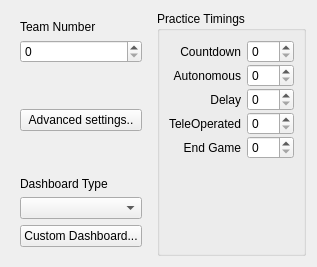
      <widget class="QWidget" name="SetupTab">
       <attribute name="icon">
        <iconset resource="../../../etc/resources/desktop/resources.qrc">
         <normaloff>:/icons/Setup.png</normaloff>:/icons/Setup.png</iconset>
       </attribute>
       <attribute name="title">
        <string/>
       </attribute>
       <attribute name="toolTip">
        <string>Setup</string>
       </attribute>
       <layout class="QHBoxLayout" name="horizontalLayout_3">
        <item>
         <widget class="QWidget" name="widget_7" native="true">
          <layout class="QVBoxLayout" name="verticalLayout_13">
           <item>
            <widget class="QLabel" name="label_29">
             <property name="text">
              <string>Team Number</string>
             </property>
             <property name="textFormat">
              <enum>Qt::PlainText</enum>
             </property>
            </widget>
           </item>
           <item>
            <widget class="QSpinBox" name="TeamNumberSpin">
             <property name="maximum">
              <number>9999</number>
             </property>
            </widget>
           </item>
           <item>
            <spacer name="verticalSpacer_12">
             <property name="orientation">
              <enum>Qt::Vertical</enum>
             </property>
             <property name="sizeHint" stdset="0">
              <size>
               <width>20</width>
               <height>40</height>
              </size>
             </property>
            </spacer>
           </item>
           <item>
            <widget class="QPushButton" name="AdvancedSettings">
             <property name="text">
              <string>Advanced settings..</string>
             </property>
            </widget>
           </item>
           <item>
            <spacer name="verticalSpacer_9">
             <property name="orientation">
              <enum>Qt::Vertical</enum>
             </property>
             <property name="sizeHint" stdset="0">
              <size>
               <width>20</width>
               <height>40</height>
              </size>
             </property>
            </spacer>
           </item>
           <item>
            <widget class="QLabel" name="label_28">
             <property name="text">
              <string>Dashboard Type</string>
             </property>
             <property name="textFormat">
              <enum>Qt::PlainText</enum>
             </property>
            </widget>
           </item>
           <item>
            <widget class="QComboBox" name="DbCombo"/>
           </item>
           <item>
            <widget class="QPushButton" name="CustomDashboard">
             <property name="text">
              <string>Custom Dashboard...</string>
             </property>
            </widget>
           </item>
           <item>
            <spacer name="verticalSpacer_6">
             <property name="orientation">
              <enum>Qt::Vertical</enum>
             </property>
             <property name="sizeType">
              <enum>QSizePolicy::MinimumExpanding</enum>
             </property>
             <property name="sizeHint" stdset="0">
              <size>
               <width>0</width>
               <height>0</height>
              </size>
             </property>
            </spacer>
           </item>
          </layout>
         </widget>
        </item>
        <item>
         <widget class="QGroupBox" name="groupBox_7">
          <property name="title">
           <string>Practice Timings</string>
          </property>
          <layout class="QGridLayout" name="gridLayout_3">
           <property name="verticalSpacing">
            <number>1</number>
           </property>
           <item row="1" column="1">
            <widget class="QSpinBox" name="PracticeAutonomous">
             <property name="maximum">
              <number>300</number>
             </property>
            </widget>
           </item>
           <item row="2" column="1">
            <widget class="QSpinBox" name="PracticeDelay">
             <property name="maximum">
              <number>300</number>
             </property>
            </widget>
           </item>
           <item row="0" column="1">
            <widget class="QSpinBox" name="PracticeCountdown">
             <property name="maximum">
              <number>300</number>
             </property>
            </widget>
           </item>
           <item row="3" column="1">
            <widget class="QSpinBox" name="PracticeTeleOp">
             <property name="maximum">
              <number>300</number>
             </property>
            </widget>
           </item>
           <item row="4" column="1">
            <widget class="QSpinBox" name="PracticeEndGame">
             <property name="maximum">
              <number>300</number>
             </property>
            </widget>
           </item>
           <item row="1" column="0">
            <widget class="QLabel" name="label_24">
             <property name="text">
              <string>Autonomous</string>
             </property>
             <property name="textFormat">
              <enum>Qt::PlainText</enum>
             </property>
             <property name="alignment">
              <set>Qt::AlignRight|Qt::AlignTrailing|Qt::AlignVCenter</set>
             </property>
            </widget>
           </item>
           <item row="0" column="0">
            <widget class="QLabel" name="label_23">
             <property name="text">
              <string>Countdown</string>
             </property>
             <property name="textFormat">
              <enum>Qt::PlainText</enum>
             </property>
             <property name="alignment">
              <set>Qt::AlignRight|Qt::AlignTrailing|Qt::AlignVCenter</set>
             </property>
            </widget>
           </item>
           <item row="2" column="0">
            <widget class="QLabel" name="label_25">
             <property name="text">
              <string>Delay</string>
             </property>
             <property name="textFormat">
              <enum>Qt::PlainText</enum>
             </property>
             <property name="alignment">
              <set>Qt::AlignRight|Qt::AlignTrailing|Qt::AlignVCenter</set>
             </property>
            </widget>
           </item>
           <item row="3" column="0">
            <widget class="QLabel" name="label_26">
             <property name="text">
              <string>TeleOperated</string>
             </property>
             <property name="textFormat">
              <enum>Qt::PlainText</enum>
             </property>
             <property name="alignment">
              <set>Qt::AlignRight|Qt::AlignTrailing|Qt::AlignVCenter</set>
             </property>
            </widget>
           </item>
           <item row="4" column="0">
            <widget class="QLabel" name="label_27">
             <property name="text">
              <string>End Game</string>
             </property>
             <property name="textFormat">
              <enum>Qt::PlainText</enum>
             </property>
             <property name="alignment">
              <set>Qt::AlignRight|Qt::AlignTrailing|Qt::AlignVCenter</set>
             </property>
            </widget>
           </item>
           <item row="5" column="0">
            <spacer name="verticalSpacer_7">
             <property name="orientation">
              <enum>Qt::Vertical</enum>
             </property>
             <property name="sizeHint" stdset="0">
              <size>
               <width>0</width>
               <height>0</height>
              </size>
             </property>
            </spacer>
           </item>
          </layout>
         </widget>
        </item>
       </layout>
      </widget>
